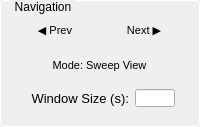
                 <widget class="QGroupBox" name="groupBox_3">
                  <property name="minimumSize">
                   <size>
                    <width>200</width>
                    <height>127</height>
                   </size>
                  </property>
                  <property name="maximumSize">
                   <size>
                    <width>200</width>
                    <height>127</height>
                   </size>
                  </property>
                  <property name="styleSheet">
                   <string notr="true">QGroupBox {
            border: 1px solid #ffffff;
            border-radius: 4px;
            margin-top: 0.5em;
            padding-top: 0.5em;
        }

        QGroupBox::title {
            subcontrol-origin: margin;
            left: 10px;
            padding: 0 3px 0 3px;
        }</string>
                  </property>
                  <property name="title">
                   <string>Navigation</string>
                  </property>
                  <layout class="QVBoxLayout" name="verticalLayout_5">
                   <item>
                    <layout class="QHBoxLayout" name="horizontalLayout_3">
                     <item>
                      <widget class="QPushButton" name="PrevButton">
                       <property name="sizePolicy">
                        <sizepolicy hsizetype="Fixed" vsizetype="Fixed">
                         <horstretch>0</horstretch>
                         <verstretch>0</verstretch>
                        </sizepolicy>
                       </property>
                       <property name="minimumSize">
                        <size>
                         <width>80</width>
                         <height>25</height>
                        </size>
                       </property>
                       <property name="maximumSize">
                        <size>
                         <width>80</width>
                         <height>25</height>
                        </size>
                       </property>
                       <property name="font">
                        <font>
                         <pointsize>8</pointsize>
                        </font>
                       </property>
                       <property name="toolTip">
                        <string>Navigate to the previous sweep</string>
                       </property>
                       <property name="styleSheet">
                        <string notr="true">QPushButton {
    border-radius: 6px;
}</string>
                       </property>
                       <property name="text">
                        <string>◀ Prev</string>
                       </property>
                      </widget>
                     </item>
                     <item>
                      <widget class="QPushButton" name="NextButton">
                       <property name="sizePolicy">
                        <sizepolicy hsizetype="Fixed" vsizetype="Fixed">
                         <horstretch>0</horstretch>
                         <verstretch>0</verstretch>
                        </sizepolicy>
                       </property>
                       <property name="minimumSize">
                        <size>
                         <width>80</width>
                         <height>25</height>
                        </size>
                       </property>
                       <property name="maximumSize">
                        <size>
                         <width>80</width>
                         <height>25</height>
                        </size>
                       </property>
                       <property name="font">
                        <font>
                         <pointsize>8</pointsize>
                        </font>
                       </property>
                       <property name="toolTip">
                        <string>Navigate to the next sweep</string>
                       </property>
                       <property name="styleSheet">
                        <string notr="true">QPushButton {
    border-radius: 6px;
}</string>
                       </property>
                       <property name="text">
                        <string>Next ▶</string>
                       </property>
                      </widget>
                     </item>
                    </layout>
                   </item>
                   <item>
                    <layout class="QHBoxLayout" name="horizontalLayout_4">
                     <item>
                      <widget class="QPushButton" name="ViewModeToggleButton">
                       <property name="sizePolicy">
                        <sizepolicy hsizetype="Fixed" vsizetype="Fixed">
                         <horstretch>0</horstretch>
                         <verstretch>0</verstretch>
                        </sizepolicy>
                       </property>
                       <property name="minimumSize">
                        <size>
                         <width>175</width>
                         <height>25</height>
                        </size>
                       </property>
                       <property name="maximumSize">
                        <size>
                         <width>165</width>
                         <height>25</height>
                        </size>
                       </property>
                       <property name="font">
                        <font>
                         <pointsize>8</pointsize>
                        </font>
                       </property>
                       <property name="toolTip">
                        <string>Toggle between Sweep View (full sweep) and Window View (time window navigation)</string>
                       </property>
                       <property name="styleSheet">
                        <string notr="true">QPushButton {
    border-radius: 6px;
}</string>
                       </property>
                       <property name="text">
                        <string>Mode: Sweep View</string>
                       </property>
                      </widget>
                     </item>
                    </layout>
                   </item>
                   <item>
                    <layout class="QHBoxLayout" name="horizontalLayout_12">
                     <item>
                      <layout class="QHBoxLayout" name="horizontalLayout_5">
                       <item>
                        <widget class="QLabel" name="WindowSizeLabel">
                         <property name="sizePolicy">
                          <sizepolicy hsizetype="Fixed" vsizetype="Preferred">
                           <horstretch>0</horstretch>
                           <verstretch>0</verstretch>
                          </sizepolicy>
                         </property>
                         <property name="minimumSize">
                          <size>
                           <width>105</width>
                           <height>0</height>
                          </size>
                         </property>
                         <property name="maximumSize">
                          <size>
                           <width>105</width>
                           <height>16777215</height>
                          </size>
                         </property>
                         <property name="font">
                          <font>
                           <pointsize>10</pointsize>
                           <bold>false</bold>
                          </font>
                         </property>
                         <property name="text">
                          <string>Window Size (s):</string>
                         </property>
                         <property name="alignment">
                          <set>Qt::AlignRight|Qt::AlignTrailing|Qt::AlignVCenter</set>
                         </property>
                        </widget>
                       </item>
                       <item>
                        <widget class="QLineEdit" name="WindowRangeValue">
                         <property name="sizePolicy">
                          <sizepolicy hsizetype="Fixed" vsizetype="Fixed">
                           <horstretch>0</horstretch>
                           <verstretch>0</verstretch>
                          </sizepolicy>
                         </property>
                         <property name="minimumSize">
                          <size>
                           <width>40</width>
                           <height>18</height>
                          </size>
                         </property>
                         <property name="maximumSize">
                          <size>
                           <width>40</width>
                           <height>18</height>
                          </size>
                         </property>
                         <property name="font">
                          <font>
                           <pointsize>8</pointsize>
                          </font>
                         </property>
                        </widget>
                       </item>
                      </layout>
                     </item>
                    </layout>
                   </item>
                  </layout>
                 </widget>
